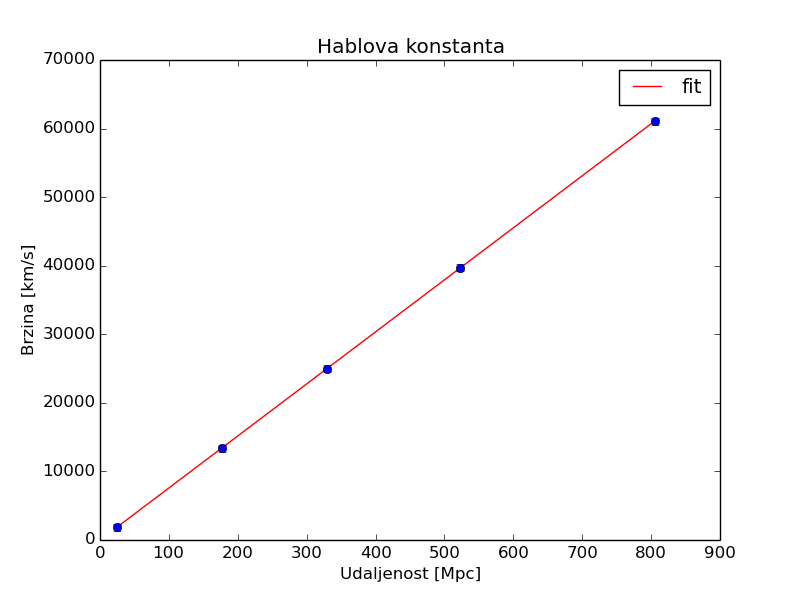

Write the Python code that produced this figure.
import numpy as np
import matplotlib.pyplot as plt
from scipy.optimize import curve_fit

V, D, dV = np.loadtxt('podaci.txt', unpack = True)


def fucn(x, a, b):
    return x*a + b

parametri, cov_m = curve_fit(fucn, D, V, sigma = dV)

greskepar = np.sqrt(np.diag(cov_m))

print('Parametar a je', parametri[0], '+/-', greskepar[0])
print('Parametar b je', parametri[1], '+/-', greskepar[1])

H=parametri[0]
dH=greskepar[0]
print(H)
t=1/H
T=t/(60*60*24*365.2422)

H1=H*(3e16)
dH1=dH*(3e16)
print('H konstanta je:', H1, '+/-', dH1)

dt=t*dH1/H1

print('starost:', T, '+/-', dt)

x=np.linspace(min(D), max(D), num = 10)
y=fucn(x, parametri[0], parametri[1])

plt.plot(x, y, '-r', label='fit')
plt.errorbar(D, V, yerr=dV, fmt='o')
plt.legend(loc='best')
plt.xlabel('Udaljenost [Mpc]')
plt.ylabel('Brzina [km/s]')
plt.title('Hablova konstanta')
plt.savefig('x.png')
plt.show()


